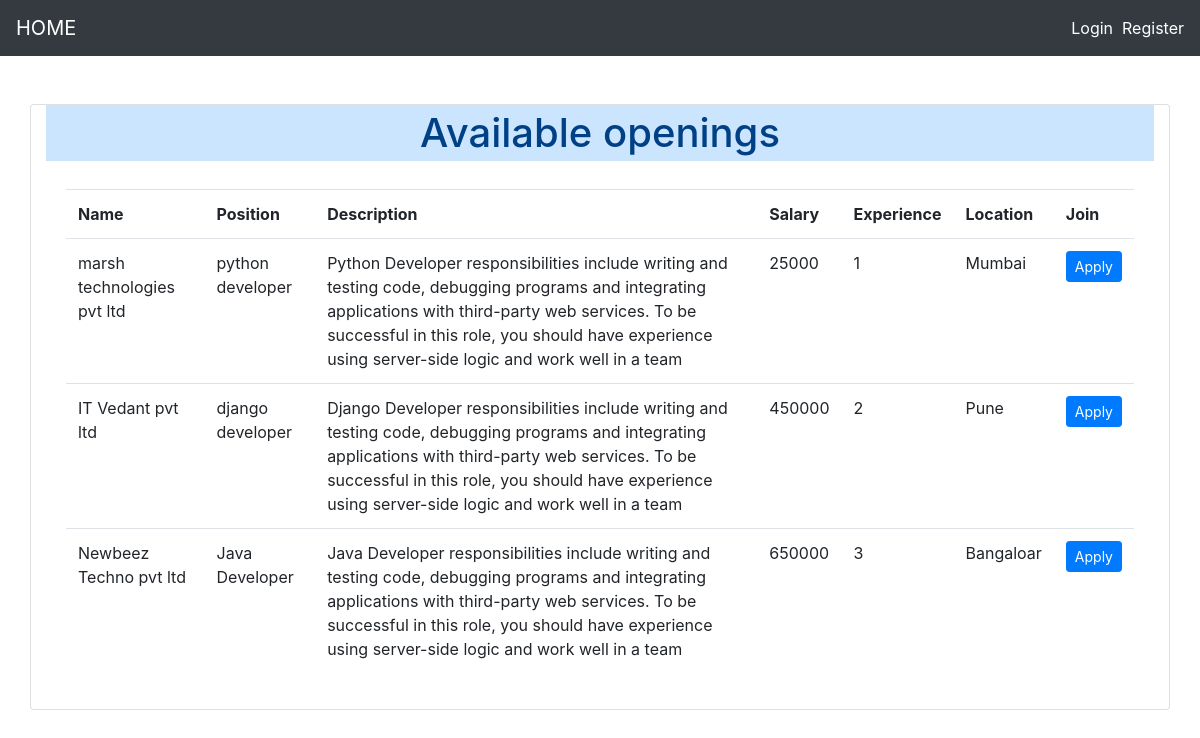
The page / on the database its author committed.
### jobs/models.py (models this page shows, shortened)
class Company(models.Model):
    user = models.CharField(max_length=200,null=True)
    name = models.CharField(max_length=200, null=True)
    position = models.CharField(max_length=200, null=True)
    description = models.CharField(max_length=2000, null=True)
    salary = models.IntegerField(null=True)
    experience = models.IntegerField(null=True)
    Location = models.CharField(max_length=2000, null=True)

### jobs/views.py (the view)
# urls.py: path('', home, name='home'),
def home(request):
    if request.user.is_authenticated:
        candidates=Candidates.objects.all()
        context={
            'candidates':candidates,
        }
        return render(request,'HR_admin.html',context)
    else:
        companies=Company.objects.all()
        context={
            'companies':companies,
        }
        return render(request,'Home_page.html',context)

### jobs/templates/Home_page.html
{% extends 'main.html' %}
{% block content %}
<div class="container card">
    <h1 class="alert-primary text-center p-1">Available openings</h1>
    <div class="card-body">
        <table class="table table-hover">
            <tr>
                <th>Name</th>
                <th>Position</th>
                <th>Description</th>
                <th>Salary</th>
                <th>Experience</th>
                <th>Location</th>
                <th>Join</th>
            </tr>
            {% for c in companies %}
                <tr>
                    <td>{{c.name}}</td>
                    <td>{{c.position}}</td>
                    <td>{{c.description}}</td>
                    <td>{{c.salary}}</td>
                    <td>{{c.experience}}</td>
                    <td>{{c.Location}}</td>
                    <td><a href="{% url 'apply' %}" class="btn btn-primary btn-sm" type="submit">Apply</a></td>
                </tr>
            {% endfor %}
        </table>
    </div>
</div>
{% endblock %}

### rows shown on the page
Company: name "marsh technologies pvt ltd", position "python developer", description "Python Developer responsibilities include writing and testing code, debugging programs and integrating applications with third-party web services. To be successful in this role, you should have experience using server-side logic and work well in a team", salary "25000", experience "1", Location "Mumbai"
Company: name "IT Vedant pvt ltd", position "django developer", description "Django Developer responsibilities include writing and testing code, debugging programs and integrating applications with third-party web services. To be successful in this role, you should have experience using server-side logic and work well in a team", salary "450000", experience "2", Location "Pune"
Company: name "Newbeez Techno pvt ltd", position "Java Developer", description "Java Developer responsibilities include writing and testing code, debugging programs and integrating applications with third-party web services. To be successful in this role, you should have experience using server-side logic and work well in a team", salary "650000", experience "3", Location "Bangaloar"
